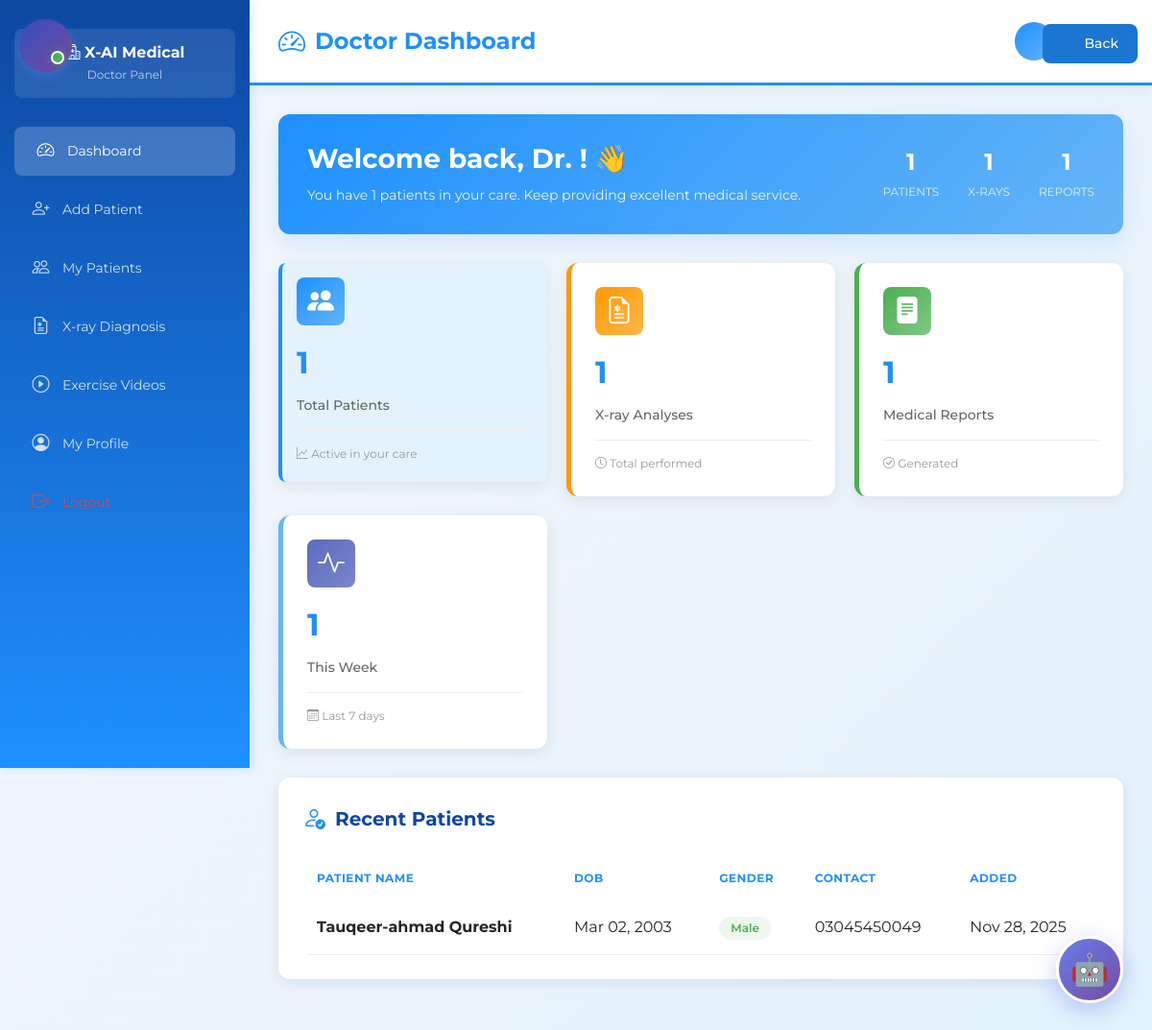
Screenshot of /diagnosis/ (signed in) with the database file from the repository.
### main/models.py (models this page shows)
class BaseModel(models.Model):
    created_at = models.DateTimeField(auto_now_add=True, db_index=True)
    updated_at = models.DateTimeField(auto_now=True)
    class Meta:
        abstract = True

class PatientCreatedByDoctor(BaseModel):
    user = models.OneToOneField(User, on_delete=models.CASCADE, null=True, blank=True)
    doctor = models.ForeignKey(
        User,
        on_delete=models.CASCADE,
        blank=True,
        null=True,
        related_name='created_patients',
        limit_choices_to=Q(user_type='doctor') | Q(user_type='admin'),
        db_index=True
    )
    fname = models.CharField(max_length=100, db_index=True)
    lname = models.CharField(max_length=100)
    dob = models.DateField(blank=True, null=True)
    parents = models.CharField(max_length=100, blank=True)
    GENDER_CHOICES = [
        ('M', 'Male'),
        ('F', 'Female'),
        ('O', 'Other'),
    ]
    gender = models.CharField(max_length=1, choices=GENDER_CHOICES)
    address = models.TextField()
    contact_number = models.CharField(max_length=15)
    email = models.CharField(max_length=200)
    medical_history = models.TextField(blank=True)
    show_on_dashboard = models.BooleanField(default=True, db_index=True)
    is_active = models.BooleanField(default=True, db_index=True)
    class Meta:
        ordering = ['-created_at']
        indexes = [
            models.Index(fields=['doctor', 'is_active']),
            models.Index(fields=['fname', 'lname']),
            models.Index(fields=['email']),
            models.Index(fields=['created_at']),
        ]
        verbose_name_plural = "Patients Created By Doctor"
    def __str__(self):
        return f"{self.fname} {self.lname} (ID: {self.id})"

### main/views.py (the view)
# urls.py: path('diagnosis/', views.diagnosis, name='diagnosis_page'),
@login_required
@never_cache
def diagnosis(request):
    total_patient = PatientCreatedByDoctor.objects.filter(doctor=request.user).count()
    all_patients = PatientCreatedByDoctor.objects.filter(doctor=request.user)
    for i in all_patients:
        print("my patient is:" , i)
    logging.info("The total number of patients are")
    logging.info(total_patient)
    total_xray_records = PatientXRayInfo.objects.filter(patient__doctor=request.user).count()
    total_reports = PatientReport.objects.filter(patient__doctor=request.user).count()
    recent_analysis_count = PatientReport.objects.filter(patient__doctor=request.user).count()
    recent_patients = PatientCreatedByDoctor.objects.filter(doctor=request.user).order_by('-created_at')[:5]
    context = {
        'total_doctor_patients': total_patient,
        'total_xray_records': total_xray_records,
        'total_reports': total_reports,
        'recent_analysis_count': recent_analysis_count,
        'recent_patients': recent_patients,
        'data': PatientCreatedByDoctor.objects.all().order_by('-id')[:3]
    }
    return render(request, "Doctor/doctor_dashboard.html", context)

### main/templates/Doctor/doctor_dashboard.html (shortened to what this page needs)
<!DOCTYPE html>
{% load static %}
<html lang="en">
<head>
    <link href="https://cdn.jsdelivr.net/npm/bootstrap-icons@1.7.2/font/bootstrap-icons.css" rel="stylesheet">
    <link href="https://cdn.jsdelivr.net/npm/bootstrap@5.3.0/dist/css/bootstrap.min.css" rel="stylesheet" />
</head>
<body>
    <div style="position: fixed; top: 15px; right: 15px; z-index: 1000;">{% include 'components/back_button.html' %}</div>
    <div class="wrapper">
        <div class="sidebar" id="sidebar">
            <div class="logo">
                <h4><i class="bi bi-hospital"></i> X-AI Medical</h4>
                <p>Doctor Panel</p>
            </div>
            <ul class="nav-menu">
                <li>
                    <a href="{% url 'diagnosis_page' %}" class="active">
                        <i class="bi bi-speedometer2"></i>
                        <span>Dashboard</span>
                    </a>
                </li>
                <li>
                    <a href="{% url 'add_patient_record1' %}">
                        <i class="bi bi-person-plus"></i>
                        <span>Add Patient</span>
                    </a>
                </li>
                <li>
                    <a href="{% url 'get_patient' %}">
                        <i class="bi bi-people"></i>
                        <span>My Patients</span>
                    </a>
                </li>
                <li>
                    <a href="{% url 'predict_diagnosis' %}">
                        <i class="bi bi-file-earmark-medical"></i>
                        <span>X-ray Diagnosis</span>
                    </a>
                </li>
                <li>
                    <a href="{% url 'Video-Recommendations' %}">
                        <i class="bi bi-play-circle"></i>
                        <span>Exercise Videos</span>
                    </a>
                </li>
                <li>
                    <a href="{% url 'user_profile' %}">
                        <i class="bi bi-person-circle"></i>
                        <span>My Profile</span>
                    </a>
                </li>
                <li>
                    <a href="{% url 'logout_doctor' %}" style="color: rgba(244, 67, 54, 0.8);">
                        <i class="bi bi-box-arrow-right"></i>
                        <span>Logout</span>
                    </a>
                </li>
            </ul>
        </div>
        <div class="main-panel" id="mainPanel">
            <div class="navbar-custom">
                <div class="navbar-title">
                    <i class="bi bi-speedometer2"></i>
                    Doctor Dashboard
                </div>
                <div class="user-section">
                    <div class="dropdown">
                        <a href="#" class="dropdown-toggle" data-bs-toggle="dropdown">
                            <div class="user-avatar">{{ doctor.username|first|upper }}</div>
                        </a>
                    </div>
                </div>
            </div>
            <div class="content">
                <div class="welcome-card">
                    <div>
                        <h1>Welcome back, Dr. {{ doctor.username|title }}! 👋</h1>
                        <p>You have {{ total_doctor_patients }} patients in your care. Keep providing excellent medical service.</p>
                    </div>
                    <div class="quick-stats">
                        <div class="stat-item">
                            <span class="stat-number">{{ total_doctor_patients }}</span>
                            <span class="stat-label">Patients</span>
                        </div>
                        <div class="stat-item">
                            <span class="stat-number">{{ total_xray_records }}</span>
                            <span class="stat-label">X-rays</span>
                        </div>
                        <div class="stat-item">
                            <span class="stat-number">{{ total_reports }}</span>
                            <span class="stat-label">Reports</span>
                        </div>
                    </div>
                </div>
                <div class="stats-grid">
                    <div class="stat-card patient-card">
                        <div class="card-icon">
                            <i class="bi bi-people-fill"></i>
                        </div>
                        <div class="card-value">{{ total_doctor_patients }}</div>
                        <p class="card-label">Total Patients</p>
                        <div class="card-footer">
                            <i class="bi bi-graph-up"></i> Active in your care
                        </div>
                    </div>
                    <div class="stat-card xray-card">
                        <div class="card-icon">
                            <i class="bi bi-file-earmark-medical"></i>
                        </div>
                        <div class="card-value">{{ total_xray_records }}</div>
                        <p class="card-label">X-ray Analyses</p>
                        <div class="card-footer">
                            <i class="bi bi-clock"></i> Total performed
                        </div>
                    </div>
                    <div class="stat-card report-card">
                        <div class="card-icon">
                            <i class="bi bi-file-text-fill"></i>
                        </div>
                        <div class="card-value">{{ total_reports }}</div>
                        <p class="card-label">Medical Reports</p>
                        <div class="card-footer">
                            <i class="bi bi-check-circle"></i> Generated
                        </div>
                    </div>
                    <div class="stat-card analysis-card">
                        <div class="card-icon">
                            <i class="bi bi-activity"></i>
                        </div>
                        <div class="card-value">{{ recent_analysis_count }}</div>
                        <p class="card-label">This Week</p>
                        <div class="card-footer">
                            <i class="bi bi-calendar3"></i> Last 7 days
                        </div>
                    </div>
                </div>
                <div class="section">
                    <div class="section-title">
                        <i class="bi bi-person-check"></i>
                        Recent Patients
                    </div>
                    {% if recent_patients %}
                        <div class="table-responsive">
                            <table class="table table-hover">
                                <thead>
                                    <tr>
                                        <th>Patient Name</th>
                                        <th>DOB</th>
                                        <th>Gender</th>
                                        <th>Contact</th>
                                        <th>Added</th>
                                    </tr>
                                </thead>
                                <tbody>
                                    {% for patient in recent_patients %}
                                        <tr>
                                            <td>
                                                <strong>{{ patient.fname }} {{ patient.lname }}</strong>
                                            </td>
                                            <td>{{ patient.dob|date:"M d, Y" }}</td>
                                            <td>
                                                {% if patient.gender == 'M' %}
                                                    <span class="badge badge-status badge-active">Male</span>
                                                {% elif patient.gender == 'F' %}
                                                    <span class="badge badge-status badge-pending">Female</span>
                                                {% else %}
                                                    <span class="badge badge-status">Other</span>
                                                {% endif %}
                                            </td>
                                            <td>{{ patient.contact_number }}</td>
                                            <td>{{ patient.created_at|date:"M d, Y" }}</td>
                                        </tr>
                                    {% endfor %}
                                </tbody>
                            </table>
                        </div>
                    {% else %}
                        <div class="empty-state">
                            <i class="bi bi-inbox"></i>
                            <p>No patients added yet. <a href="{% url 'add_patient_record1' %}">Add your first patient</a></p>
                        </div>
                    {% endif %}
                </div>
            </div>
        </div>
    </div>
    {% include 'components/chatbot_widget_unified.html' %}
    {% include 'components/global_voice_recorder.html' %}
</body>
</html>

### rows the page displays
PatientCreatedByDoctor: fname "Tauqeer-ahmad", lname "Qureshi", dob "Mar 02, 2003", gender "Male", contact_number "03045450049", created_at "Nov 28, 2025"

### other values shown
{{ total_doctor_patients }} "1"
{{ total_xray_records }} "1"
{{ total_reports }} "1"
{{ recent_analysis_count }} "1"
